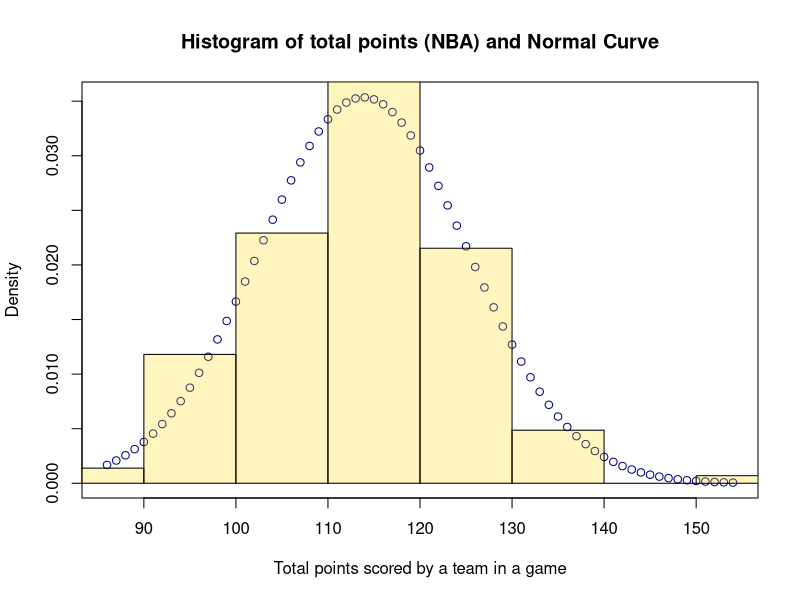
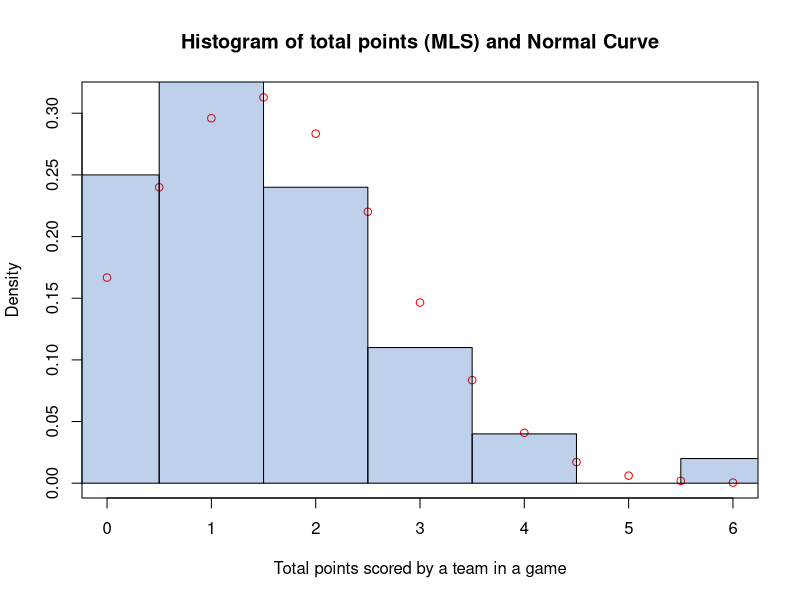
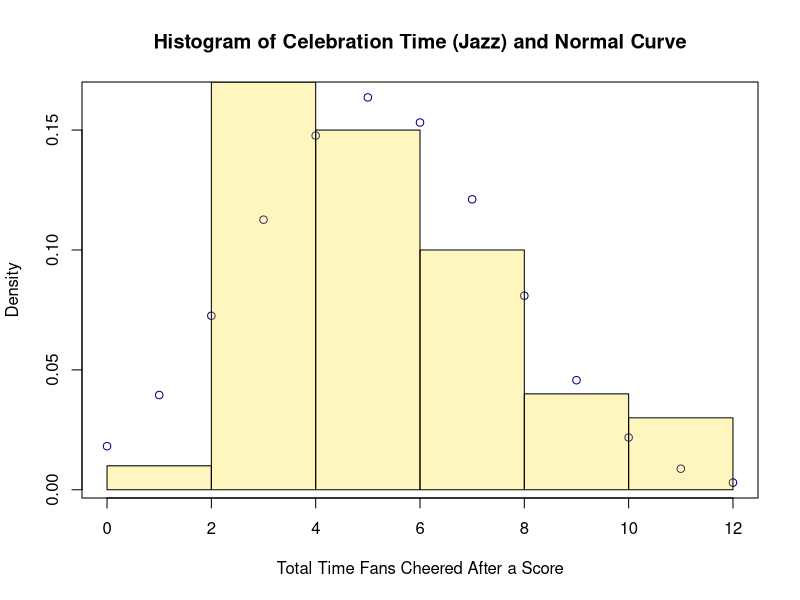
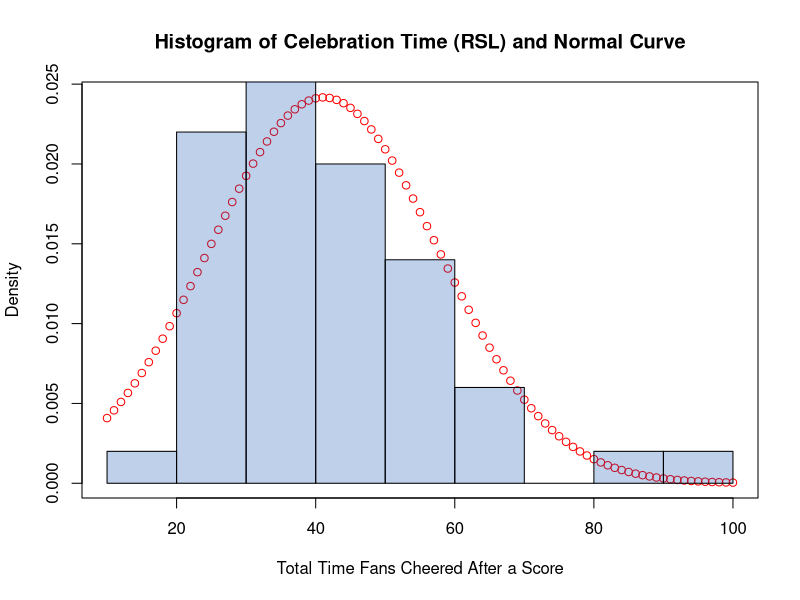

Generate these figures, in order, with R:
## ---- chunk 1
knitr::opts_chunk$set(echo = TRUE)
library(tidyverse)
library(ggplot2)
library(kableExtra)
## ---- chunk 2
calc = 2*60/sqrt(50)
calc1 = calc/(60/10)
## ---- chunk 3
nbaPreliminaryData = read.csv("jazzScores.csv") # data from nba.com
knitr::kable(head(nbaPreliminaryData[,0:6]),align='c',
             col.names=c('Team','Match Up','Game Date','W/L','Min','Points')) %>%
  kable_styling(full_width = F)
## ---- chunk 4
nbaScores = nbaPreliminaryData$PTS
nbaScoresCount = length(nbaScores) # sample size
nbaScoresMean = mean(nbaScores) # sample mean
nbaScoresSd = sd(nbaScores) # sample standard deviation
summary(nbaScores)

nbaScoresRange <- min(nbaScores):max(nbaScores)
nbaScoresNormal <- dnorm(nbaScoresRange,mean=nbaScoresMean,sd=nbaScoresSd)
plot(nbaScoresRange,nbaScoresNormal,main="Histogram of total points (NBA) and Normal Curve",
     xlab="Total points scored by a team in a game",ylab = 'Density', col = rgb(0,0,.502))
hist(nbaScores,freq=FALSE,add=TRUE, col = rgb(1,.85,0,alpha=0.25))

## ---- chunk 5
nbaScoresTtest = t.test(nbaScores)
nbaScoresTtest
## ---- chunk 6
mlsPreliminaryData = read.csv("rslScores.csv")
knitr::kable(head(mlsPreliminaryData),col.names=c('Team','Final Score','Year'),align='c') %>%
  kable_styling(full_width = F)
## ---- chunk 7
mlsScores = mlsPreliminaryData$Final.Score
mlsScoresCount = length(mlsScores)
mlsScoresMean = mean(mlsScores)
mlsScoresSd = sd(mlsScores)

mlsScoreRange <- c(min(mlsScores):(2*max(mlsScores)))/2
mlsScoreNormal <- dnorm(mlsScoreRange,mean=mlsScoresMean,sd=mlsScoresSd)
plot(mlsScoreRange,mlsScoreNormal,main="Histogram of total points (MLS) and Normal Curve",
     xlab="Total points scored by a team in a game",ylab = 'Density', col = 'red')
hist(mlsScores,breaks=-.5:8.5,freq=FALSE,add=TRUE, col = rgb(0,.278,.671,alpha=0.25))
## ---- chunk 8
mlsScoresTtest = t.test(mlsScores)
mlsScoresTtest
## ---- chunk 9
nbaMlsTtest = t.test(nbaScores, mlsScores)
nbaMlsTtest
## ---- chunk 10
lowRatio <- nbaScoresTtest$conf.int[1]/mlsScoresTtest$conf.int[2]
highRatio <- nbaScoresTtest$conf.int[2]/mlsScoresTtest$conf.int[1]
## ---- chunk 11
# import cheering data
jazzData = read.csv("jazzFanData.csv")
jazzCelebrationTimes = jazzData$Celebration.Time

knitr::kable(head(jazzData),col.names=c('Opposing Team','Year','Game Time',
                                        'Point #', 'Celebration  Time','Location'),align='c') %>%
  kable_styling(full_width = F)
## ---- chunk 12
summary(jazzCelebrationTimes)
## ---- chunk 13
jazzCelebrationCount = length(jazzCelebrationTimes)
jazzCelebrationMean = mean(jazzCelebrationTimes)
jazzCelebreationSd = sd(jazzCelebrationTimes)

jazzCelebrationBreaks = c(min(jazzCelebrationTimes):max(jazzCelebrationTimes))
jazzCelebrationRange <- c(0:12)
jazzCelebrationNormal <- dnorm(jazzCelebrationRange,mean=jazzCelebrationMean,sd=jazzCelebreationSd)
plot(jazzCelebrationRange,jazzCelebrationNormal,main="Histogram of Celebration Time (Jazz) and Normal Curve",xlab="Total Time Fans Cheered After a Score",ylab = 'Density', col = rgb(0,0,.502))
hist(jazzCelebrationTimes,breaks=6,freq=FALSE,add=TRUE, col = rgb(1,.85,0,alpha=0.25))
## ---- chunk 14
jazzCelebrationTtest <- t.test(jazzCelebrationTimes)
jazzCelebrationTtest
## ---- chunk 15
rslData = read.csv("rslFanData.csv")
rslCelebrationTimes = rslData$Celebration.Time

knitr::kable(head(rslData),col.names=c('Opposing Team','Year','Game Time',
                                        'Point #', 'Celebration  Time','Location'),align='c') %>%
  kable_styling(full_width = F)
## ---- chunk 16
rslCelebrationCount = length(rslCelebrationTimes)
rslCelebrationMean = mean(rslCelebrationTimes)
rslCelebreationSd = sd(rslCelebrationTimes)

rslCelebrationBreaks = c(min(rslCelebrationTimes):max(rslCelebrationTimes))
rslCelebrationRange <- c(10:100)
rslCelebrationNormal <- dnorm(rslCelebrationRange,mean=rslCelebrationMean,sd=rslCelebreationSd)
plot(rslCelebrationRange,rslCelebrationNormal,main="Histogram of Celebration Time (RSL) and Normal Curve",xlab="Total Time Fans Cheered After a Score",ylab = 'Density', col = 'red')
hist(rslCelebrationTimes,freq=FALSE,add=TRUE, col = rgb(0,.278,.671,alpha=0.25))
## ---- chunk 17
summary(rslCelebrationTimes)
## ---- chunk 18
rslCelebrationTtest <- t.test(rslCelebrationTimes)
rslCelebrationTtest
## ---- chunk 19
bothCelebrationTtest <- t.test(jazzCelebrationTimes, rslCelebrationTimes)
bothCelebrationTtest
